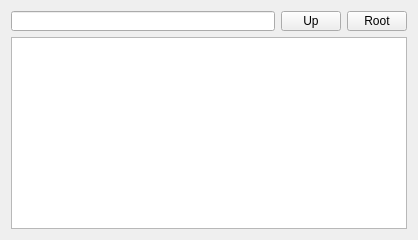
<?xml version="1.0" encoding="UTF-8"?>
<ui version="4.0">
 <class>C_UiRecordExplorer</class>
 <widget class="QWidget" name="C_UiRecordExplorer">
  <property name="geometry">
   <rect>
    <x>0</x>
    <y>0</y>
    <width>418</width>
    <height>240</height>
   </rect>
  </property>
  <property name="sizePolicy">
   <sizepolicy hsizetype="Expanding" vsizetype="Expanding">
    <horstretch>0</horstretch>
    <verstretch>0</verstretch>
   </sizepolicy>
  </property>
  <property name="minimumSize">
   <size>
    <width>0</width>
    <height>0</height>
   </size>
  </property>
  <property name="windowTitle">
   <string>Form</string>
  </property>
  <layout class="QVBoxLayout" name="verticalLayout">
   <item>
    <layout class="QHBoxLayout" name="horizontalLayout">
     <item>
      <widget class="QLineEdit" name="LineEdit">
       <property name="minimumSize">
        <size>
         <width>0</width>
         <height>20</height>
        </size>
       </property>
       <property name="maximumSize">
        <size>
         <width>16777215</width>
         <height>20</height>
        </size>
       </property>
      </widget>
     </item>
     <item>
      <widget class="QPushButton" name="UpButton">
       <property name="minimumSize">
        <size>
         <width>60</width>
         <height>20</height>
        </size>
       </property>
       <property name="maximumSize">
        <size>
         <width>60</width>
         <height>20</height>
        </size>
       </property>
       <property name="text">
        <string>Up</string>
       </property>
      </widget>
     </item>
     <item>
      <widget class="QPushButton" name="RootButton">
       <property name="minimumSize">
        <size>
         <width>60</width>
         <height>20</height>
        </size>
       </property>
       <property name="maximumSize">
        <size>
         <width>60</width>
         <height>20</height>
        </size>
       </property>
       <property name="text">
        <string>Root</string>
       </property>
      </widget>
     </item>
    </layout>
   </item>
   <item>
    <widget class="QTableView" name="TableView">
     <property name="minimumSize">
      <size>
       <width>360</width>
       <height>0</height>
      </size>
     </property>
     <property name="contextMenuPolicy">
      <enum>Qt::CustomContextMenu</enum>
     </property>
     <property name="frameShape">
      <enum>QFrame::StyledPanel</enum>
     </property>
     <property name="editTriggers">
      <set>QAbstractItemView::DoubleClicked</set>
     </property>
     <property name="alternatingRowColors">
      <bool>true</bool>
     </property>
     <property name="selectionMode">
      <enum>QAbstractItemView::ExtendedSelection</enum>
     </property>
     <property name="selectionBehavior">
      <enum>QAbstractItemView::SelectRows</enum>
     </property>
     <property name="showGrid">
      <bool>false</bool>
     </property>
     <property name="gridStyle">
      <enum>Qt::NoPen</enum>
     </property>
     <property name="cornerButtonEnabled">
      <bool>false</bool>
     </property>
     <attribute name="horizontalHeaderDefaultSectionSize">
      <number>120</number>
     </attribute>
     <attribute name="horizontalHeaderHighlightSections">
      <bool>false</bool>
     </attribute>
     <attribute name="horizontalHeaderMinimumSectionSize">
      <number>33</number>
     </attribute>
     <attribute name="horizontalHeaderStretchLastSection">
      <bool>true</bool>
     </attribute>
     <attribute name="verticalHeaderVisible">
      <bool>false</bool>
     </attribute>
     <attribute name="verticalHeaderDefaultSectionSize">
      <number>20</number>
     </attribute>
     <attribute name="verticalHeaderHighlightSections">
      <bool>false</bool>
     </attribute>
     <attribute name="verticalHeaderMinimumSectionSize">
      <number>20</number>
     </attribute>
    </widget>
   </item>
  </layout>
 </widget>
 <resources/>
 <connections/>
</ui>
